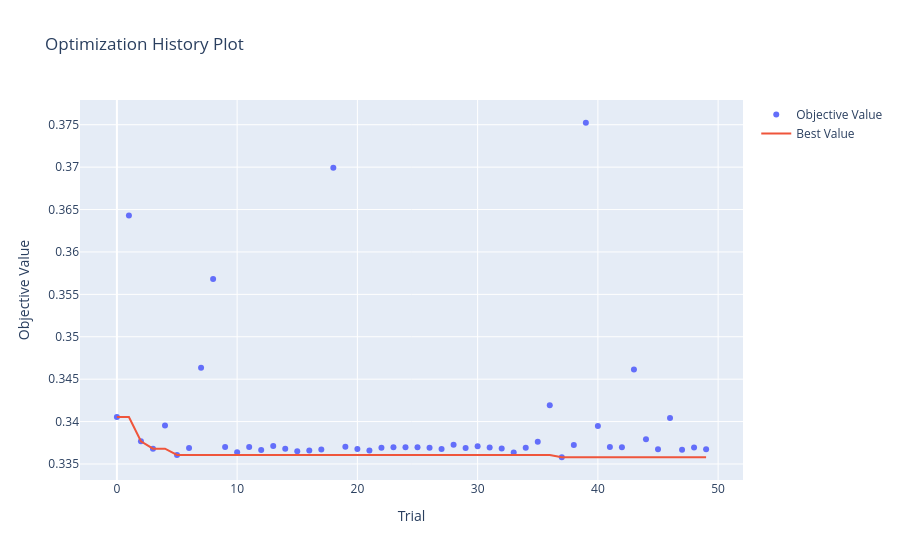
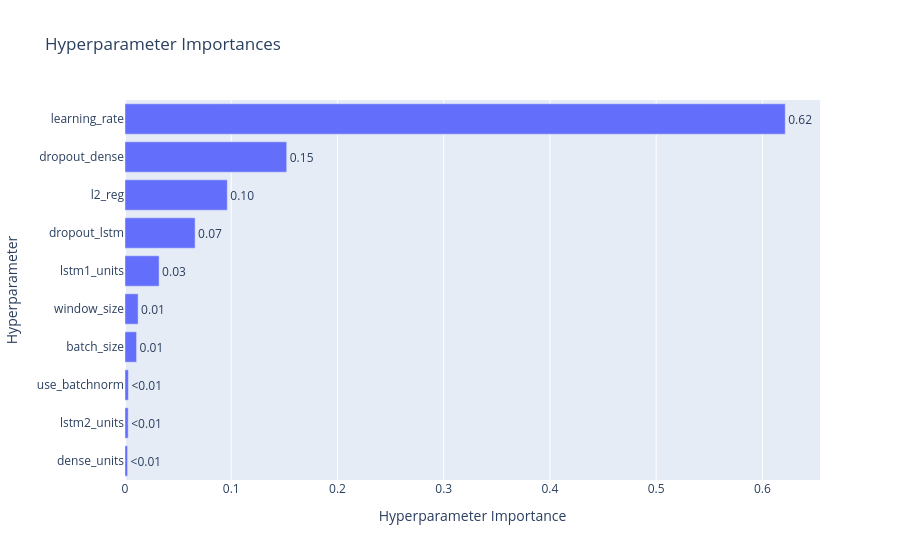

Notebook cell for these charts, in order:
### Code cell
# Visualização Optuna
import optuna.visualization as vis

fig = vis.plot_optimization_history(study)
fig.show()

fig = vis.plot_param_importances(study)
fig.show()

### Figure 1 — Plotly figure (JSON) as saved in the notebook; plotly's stock layout.template omitted (floating-point values rounded to 4 significant figures)
{"data": [{"mode": "markers", "name": "Objective Value", "type": "scatter", "x": [0, 1, 2, 3, 4, 5, 6, 7, 8, 9, 10, 11, 12, 13, 14, 15, 16, 17, 18, 19, 20, 21, 22, 23, 24, 25, 26, 27, 28, 29, 30, 31, 32, 33, 34, 35, 36, 37, 38, 39, 40, 41, 42, 43, 44, 45, 46, 47, 48, 49], "y": [0.3405, 0.3643, 0.3377, 0.3368, 0.3395, 0.3361, 0.3369, 0.3463, 0.3568, 0.337, 0.3364, 0.337, 0.3367, 0.3371, 0.3368, 0.3365, 0.3366, 0.3367, 0.3699, 0.337, 0.3368, 0.3366, 0.3369, 0.337, 0.337, 0.337, 0.3369, 0.3368, 0.3373, 0.3369, 0.3371, 0.3369, 0.3368, 0.3364, 0.3369, 0.3376, 0.3419, 0.3358, 0.3372, 0.3752, 0.3395, 0.337, 0.337, 0.3461, 0.3379, 0.3367, 0.3404, 0.3367, 0.3369, 0.3367]}, {"mode": "lines", "name": "Best Value", "type": "scatter", "x": [0, 1, 2, 3, 4, 5, 6, 7, 8, 9, 10, 11, 12, 13, 14, 15, 16, 17, 18, 19, 20, 21, 22, 23, 24, 25, 26, 27, 28, 29, 30, 31, 32, 33, 34, 35, 36, 37, 38, 39, 40, 41, 42, 43, 44, 45, 46, 47, 48, 49], "y": [0.3405, 0.3405, 0.3377, 0.3368, 0.3368, 0.3361, 0.3361, 0.3361, 0.3361, 0.3361, 0.3361, 0.3361, 0.3361, 0.3361, 0.3361, 0.3361, 0.3361, 0.3361, 0.3361, 0.3361, 0.3361, 0.3361, 0.3361, 0.3361, 0.3361, 0.3361, 0.3361, 0.3361, 0.3361, 0.3361, 0.3361, 0.3361, 0.3361, 0.3361, 0.3361, 0.3361, 0.3361, 0.3358, 0.3358, 0.3358, 0.3358, 0.3358, 0.3358, 0.3358, 0.3358, 0.3358, 0.3358, 0.3358, 0.3358, 0.3358]}, {"marker": {"color": "#cccccc"}, "mode": "markers", "name": "Infeasible Trial", "showlegend": false, "type": "scatter", "x": [], "y": []}], "layout": {"title": {"text": "Optimization History Plot"}, "xaxis": {"title": {"text": "Trial"}}, "yaxis": {"title": {"text": "Objective Value"}}}}

### Figure 2 — Plotly figure (JSON) as saved in the notebook; plotly's stock layout.template omitted (floating-point values rounded to 4 significant figures)
{"data": [{"cliponaxis": false, "hovertemplate": ["dense_units (IntDistribution): 0.0024227305402563406<extra></extra>", "lstm2_units (IntDistribution): 0.0030260841977108608<extra></extra>", "use_batchnorm (CategoricalDistribution): 0.0032265591450486198<extra></extra>", "batch_size (CategoricalDistribution): 0.010889456807671264<extra></extra>", "window_size (CategoricalDistribution): 0.012351113866439287<extra></extra>", "lstm1_units (IntDistribution): 0.0321074832385572<extra></extra>", "dropout_lstm (FloatDistribution): 0.06599567227210484<extra></extra>", "l2_reg (FloatDistribution): 0.09628098198225789<extra></extra>", "dropout_dense (FloatDistribution): 0.1522256162115544<extra></extra>", "learning_rate (FloatDistribution): 0.621474301738399<extra></extra>"], "name": "Objective Value", "orientation": "h", "text": ["<0.01", "<0.01", "<0.01", "0.01", "0.01", "0.03", "0.07", "0.10", "0.15", "0.62"], "textposition": "outside", "type": "bar", "x": [0.002423, 0.003026, 0.003227, 0.01089, 0.01235, 0.03211, 0.066, 0.09628, 0.1522, 0.6215], "y": ["dense_units", "lstm2_units", "use_batchnorm", "batch_size", "window_size", "lstm1_units", "dropout_lstm", "l2_reg", "dropout_dense", "learning_rate"]}], "layout": {"title": {"text": "Hyperparameter Importances"}, "xaxis": {"title": {"text": "Hyperparameter Importance"}}, "yaxis": {"title": {"text": "Hyperparameter"}}}}
